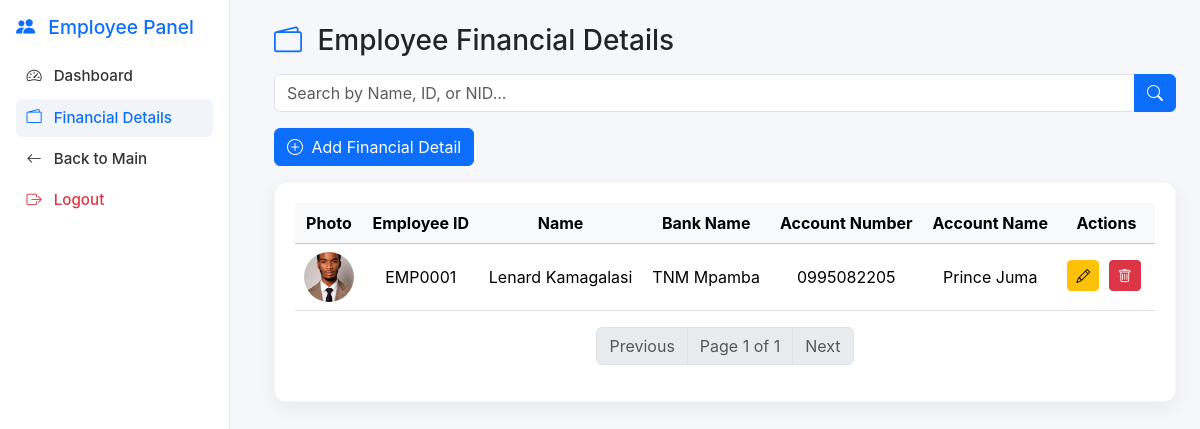
Screenshot of /goal_project_app/employees/employee_financial_details.php (signed in) with the database file from the repository.
### tables this page shows
CREATE TABLE `employee_financials` (
  `id` int(11) NOT NULL,
  `employee_id` int(11) NOT NULL,
  `bank_name` varchar(100) NOT NULL,
  `account_number` varchar(50) NOT NULL,
  `account_name` varchar(100) NOT NULL,
  `photo` varchar(255) DEFAULT NULL,
  `created_at` timestamp NOT NULL DEFAULT current_timestamp(),
  `updated_at` timestamp NOT NULL DEFAULT current_timestamp() ON UPDATE current_timestamp()
);

CREATE TABLE `employees` (
  `id` int(11) NOT NULL,
  `employee_id` varchar(50) NOT NULL,
  `full_name` varchar(150) NOT NULL,
  `village` varchar(100) DEFAULT NULL,
  `ta` varchar(100) DEFAULT NULL,
  `gvh` varchar(100) DEFAULT NULL,
  `district` varchar(100) DEFAULT NULL,
  `tribe` varchar(100) DEFAULT NULL,
  `current_town` varchar(100) DEFAULT NULL,
  `dob` date DEFAULT NULL,
  `nid` varchar(50) DEFAULT NULL,
  `phone` varchar(20) DEFAULT NULL,
  `nationality` varchar(50) DEFAULT NULL,
  `photo` varchar(255) DEFAULT NULL,
  `marital_status` enum('Single','Married','Divorced','Widowed') DEFAULT 'Single',
  `sex` enum('Male','Female','Other') NOT NULL,
  `salary` decimal(12,2) DEFAULT 0.00,
  `category_id` int(11) DEFAULT NULL,
  `status` enum('Active','Inactive') DEFAULT 'Active',
  `created_at` timestamp NOT NULL DEFAULT current_timestamp(),
  `updated_at` timestamp NOT NULL DEFAULT current_timestamp() ON UPDATE current_timestamp()
);

### goal_project_app/employees/employee_financial_details.php (the view, shortened to what this page needs)
<?php
require_once "../config/db.php";
$limit = 12;
$page = isset($_GET['page']) ? max(1,(int)$_GET['page']) : 1;
$offset = ($page-1)*$limit;
$search = $_GET['search'] ?? '';
$searchSql = '';
$params = [];
$countSql = "SELECT COUNT(*) FROM employee_financials f
             LEFT JOIN employees e ON f.employee_id = e.id
             WHERE 1 $searchSql";
$countStmt = $pdo->prepare($countSql);
$countStmt->execute($params);
$totalRecords = $countStmt->fetchColumn();
$totalPages = $totalRecords > 0 ? ceil($totalRecords/$limit) : 1;
$sql = "SELECT f.*, e.full_name, e.employee_id, e.nid, e.photo AS employee_photo
        FROM employee_financials f
        LEFT JOIN employees e ON f.employee_id = e.id
        WHERE 1 $searchSql
        ORDER BY e.full_name ASC
        LIMIT :limit OFFSET :offset";
$stmt = $pdo->prepare($sql);
$stmt->bindValue(':limit',$limit,PDO::PARAM_INT);
$stmt->bindValue(':offset',$offset,PDO::PARAM_INT);
$stmt->execute();
$records = $stmt->fetchAll(PDO::FETCH_ASSOC);
?>
<!DOCTYPE html>
<html lang="en">
<head>
<link href="https://cdn.jsdelivr.net/npm/bootstrap@5.3.2/dist/css/bootstrap.min.css" rel="stylesheet">
<link href="https://cdn.jsdelivr.net/npm/bootstrap-icons/font/bootstrap-icons.css" rel="stylesheet">
</head>
<body>
<aside class="sidebar d-flex flex-column">
  <h4><i class="bi bi-people-fill me-2"></i> Employee Panel</h4>
  <nav class="nav flex-column">
    <a class="nav-link" href="dashboard.php"><i class="bi bi-speedometer2 me-2"></i> Dashboard</a>
    <a class="nav-link active" href="employee_financial_details.php"><i class="bi bi-wallet2 me-2"></i> Financial Details</a>
    <a class="nav-link" href="../index.php"><i class="bi bi-arrow-left me-2"></i> Back to Main</a>
    <a class="nav-link text-danger mt-auto" href="../logout.php"><i class="bi bi-box-arrow-right me-2"></i> Logout</a>
  </nav>
</aside>
<main class="content">
  <h3 class="mb-3"><i class="bi bi-wallet2 me-2 text-primary"></i> Employee Financial Details</h3>
  <form method="get" class="mb-3">
      <div class="input-group">
          <input type="text" name="search" class="form-control" placeholder="Search by Name, ID, or NID..." value="<?= htmlspecialchars($search) ?>">
          <button class="btn btn-primary" type="submit"><i class="bi bi-search"></i></button>
      </div>
  </form>
  <button class="btn btn-primary mb-3" data-bs-toggle="modal" data-bs-target="#addFinancialModal"><i class="bi bi-plus-circle me-1"></i> Add Financial Detail</button>
  <div class="card-modern table-responsive">
      <table class="table table-hover align-middle">
          <thead class="table-light">
              <tr>
                  <th>Photo</th>
                  <th>Employee ID</th>
                  <th>Name</th>
                  <th>Bank Name</th>
                  <th>Account Number</th>
                  <th>Account Name</th>
                  <th>Actions</th>
              </tr>
          </thead>
          <tbody>
              <?php if($records): ?>
                  <?php foreach($records as $r): ?>
                      <tr>
                          <td>
                              <?php if(!empty($r['employee_photo']) && file_exists("../".$r['employee_photo'])): ?>
                                  <img src="../<?= htmlspecialchars($r['employee_photo']) ?>" class="employee-photo" alt="Photo">
                              <?php else: ?>
                                  <i class="bi bi-person-circle fs-3 text-secondary"></i>
                              <?php endif; ?>
                          </td>
                          <td><?= htmlspecialchars($r['employee_id']) ?></td>
                          <td><?= htmlspecialchars($r['full_name']) ?></td>
                          <td><?= htmlspecialchars($r['bank_name']) ?></td>
                          <td><?= htmlspecialchars($r['account_number']) ?></td>
                          <td><?= htmlspecialchars($r['account_name']) ?></td>
                          <td class="actions-btns">
                              <a href="edit_financial.php?id=<?= $r['id'] ?>" class="btn btn-sm btn-warning"><i class="bi bi-pencil"></i></a>
                              <a href="delete_financial.php?id=<?= $r['id'] ?>" class="btn btn-sm btn-danger" onclick="return confirm('Delete this record?')"><i class="bi bi-trash"></i></a>
                          </td>
                      </tr>
                  <?php endforeach; ?>
              <?php else: ?>
                  <tr><td colspan="7" class="text-center">No financial records found.</td></tr>
              <?php endif; ?>
          </tbody>
      </table>
      <nav class="mt-3">
          <ul class="pagination justify-content-center">
              <li class="page-item <?= ($page<=1)?'disabled':'' ?>">
                  <a class="page-link" href="?page=<?= max(1,$page-1) ?>&search=<?= urlencode($search) ?>">Previous</a>
              </li>
              <li class="page-item disabled"><span class="page-link">Page <?= $page ?> of <?= $totalPages ?></span></li>
              <li class="page-item <?= ($page>=$totalPages)?'disabled':'' ?>">
                  <a class="page-link" href="?page=<?= min($totalPages,$page+1) ?>&search=<?= urlencode($search) ?>">Next</a>
              </li>
          </ul>
      </nav>
  </div>
</main>
</body>
</html>

### goal_project_app/employees/employee_financial_details.php (style rules this page uses)
body { background:#f6f7fb; font-family: Inter, system-ui, -apple-system, Segoe UI, Roboto, sans-serif; }
.sidebar { width:230px; min-height:100vh; background:#fff; border-right:1px solid #e5e7eb; padding:1rem; position:fixed; top:0; left:0; }
.sidebar h4 { color:#0d6efd; margin-bottom:1.2rem; font-size:1.2rem; }
.sidebar .nav-link { color:#333; border-radius:6px; padding:.45rem .65rem; font-weight:500; font-size:0.95rem; margin-bottom:4px; }
.sidebar .nav-link.active, .sidebar .nav-link:hover { color:#0d6efd; background:#f1f5f9; }
.content { margin-left:250px; padding:24px; }
.card-modern { border-radius:12px; box-shadow:0 6px 18px rgba(16,24,40,0.06); border:1px solid rgba(16,24,40,0.04); padding:20px; background:#fff; }
.table td, .table th { vertical-align:middle; text-align:center; }
.employee-photo { width: 50px; height: 50px; object-fit: cover; border-radius: 50%; cursor: pointer; }
.actions-btns a { margin-right: 5px; margin-bottom: 2px; }

### rows the page displays
employee_financials: employee.photo (picture), employee.employee_id "EMP0001", employee.full_name "Lenard Kamagalasi", bank_name "TNM Mpamba", account_number "0995082205", account_name "Prince Juma"

### other values shown
$page "1"
$totalPages "1"
